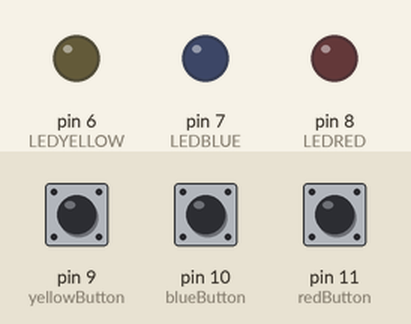
Simulated run of this sketch. Board: Arduino Uno, built with avr-gcc and run on an emulated ATmega328P. Shown: output pins drawn as LEDs (lit = HIGH). The test bench sets the inputs (shaded band); at power-on: pin 9 (yellowButton) LOW, pin 10 (blueButton) LOW, pin 11 (redButton) LOW. What the sketch prints to the serial monitor is not drawn.

Above: at 1.2 s.
1.3 s: pin 9 (yellowButton) pulled HIGH for 0.15 s
At 1.37 s:
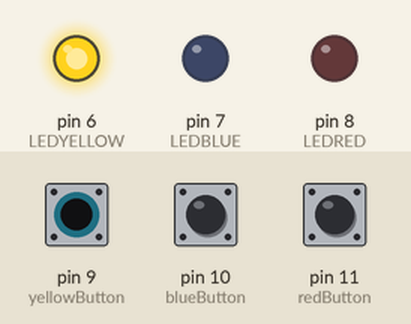
2.9 s: pin 10 (blueButton) pulled HIGH for 0.15 s
At 2.97 s:
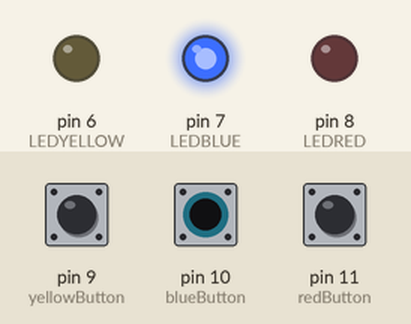
4.5 s: pin 11 (redButton) pulled HIGH for 0.15 s
At 4.57 s:
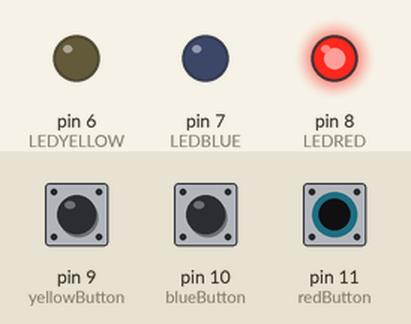
6.1 s: pin 9 (yellowButton) pulled HIGH for 1 s
At 8.3 s:
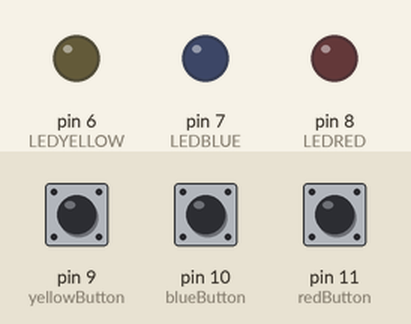
8.6 s: pin 10 (blueButton) pulled HIGH for 1 s
At 9.4 s:
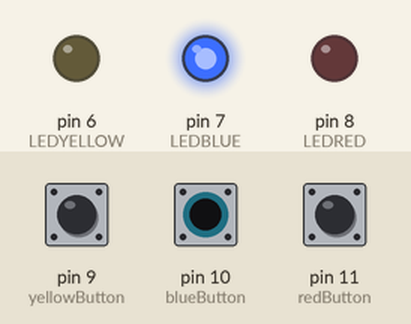
11.1 s: pin 11 (redButton) pulled HIGH for 1 s
At 13.4 s:
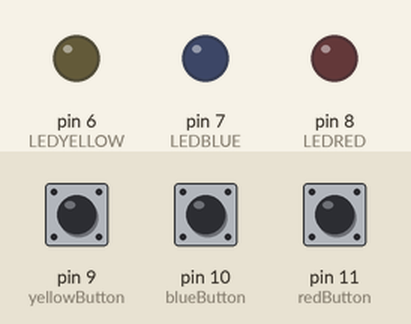
Timing chart, 0 to 14.6 s (numbered marks = the images above; inputs shaded):
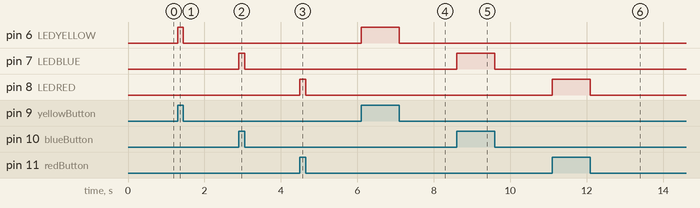

The sketch:

Arduino-Code.pde
```cpp
int redButton = 11;             // assigns a pin number to the first digital sensor
int blueButton = 10;            // assigns a pin number to the second digital sensor
int yellowButton = 9;           // assigns a pin number to the third digital sensor
int redButtonMODE = 0;          // senses the mode of the redButton (HIGH or LOW)
int blueButtonMODE = 0;         // senses the mode of the blueButton (HIGH or LOW)
int yellowButtonMODE = 0;       // senses the mode of the yellowButton (HIGH or LOW)
const int LEDRED = 8;           // assigns a pin number to the red LED
const int LEDBLUE = 7;          // assigns a pin number to the blue LED
const int LEDYELLOW = 6;        // assigns a pin number to the yellow LED
char State = 'N';               // initializes the variable that is sent to the Arduino in order to communicate to
                                // Processing what is going on on the bread board

//copied from the example sketch in Arduino: SerialCallResponse by Tom Igoe
void setup() {
  // start serial port at 9600 bps and wait for port to open:
  Serial.begin(9600);
  while (!Serial) {
    ; // wait for serial port to connect. Needed for native USB port only
  }


  pinMode(redButton, INPUT);      // assigns the red button on digital pin 11
  pinMode(blueButton, INPUT);     // assigns the blue button on digital pin 10
  pinMode(yellowButton, INPUT);   // assigns the yellow button on digital pin 9
  pinMode(LEDRED, OUTPUT);        // assigns the red light to digital pin 8
  pinMode(LEDBLUE, OUTPUT);       // assigns the blue light to digital pin 7
  pinMode(LEDYELLOW, OUTPUT);     // assigns the yellow light to digital pin 6
}

void loop() {


  redButtonMODE = digitalRead(redButton);         // reads the state of pin 11 (can be HIGH or LOW) which is connected to the red button
  blueButtonMODE = digitalRead(blueButton);       // reads the state of pin 10 (can be HIGH or LOW) which is connected to the red button
  yellowButtonMODE = digitalRead(yellowButton);   // reads the state of pin 9 (can be HIGH or LOW) which is connected to the red button
  State = 'N';                                    // sets the default state as the character 'N'

  // if red button is clicked (HIGH), red light will turn on (HIGH) and character 'r' will continually be sent to arduino
  if (redButtonMODE == HIGH) {
    digitalWrite(LEDRED, HIGH);
    State = 'r';
  } // if blue button is clicked (HIGH), blue light will turn on (HIGH) and character 'b' will continually be sent to arduino
  else if (blueButtonMODE == HIGH) {
    digitalWrite(LEDBLUE, HIGH);
    State = 'b';

  } // if yellow button is clicked (HIGH), yellow light will turn on (HIGH) and character 'y' will continually be sent to arduino
  else if (yellowButtonMODE == HIGH) {
    digitalWrite(LEDYELLOW, HIGH);
    State = 'y';

  } else {
    // sets default mode as all buttons are not pressed (LOW), lights are off (LOW) and character 'N' is sent to arduino
    redButtonMODE = LOW;
    blueButtonMODE = LOW;
    yellowButtonMODE = LOW;
    digitalWrite(LEDRED, LOW);
    digitalWrite(LEDBLUE, LOW);
    digitalWrite(LEDYELLOW, LOW);
    State = 'N';
  }
  Serial.print(State); // sends the "State" character to processing
}
```

Measured:
- after the input at 1.3 s, pin 6 (LEDYELLOW): LOW → HIGH at once, → LOW 0.15 s later
- after the input at 2.9 s, pin 7 (LEDBLUE): LOW → HIGH at once, → LOW 0.15 s later
- after the input at 4.5 s, pin 8 (LEDRED): LOW → HIGH at once, → LOW 0.15 s later
- after the input at 6.1 s, pin 6 (LEDYELLOW): LOW → HIGH at once, → LOW 1.0 s later
- after the input at 8.6 s, pin 7 (LEDBLUE): LOW → HIGH at once, → LOW 1.0 s later
- after the input at 11.1 s, pin 8 (LEDRED): LOW → HIGH at once, → LOW 1.0 s later
